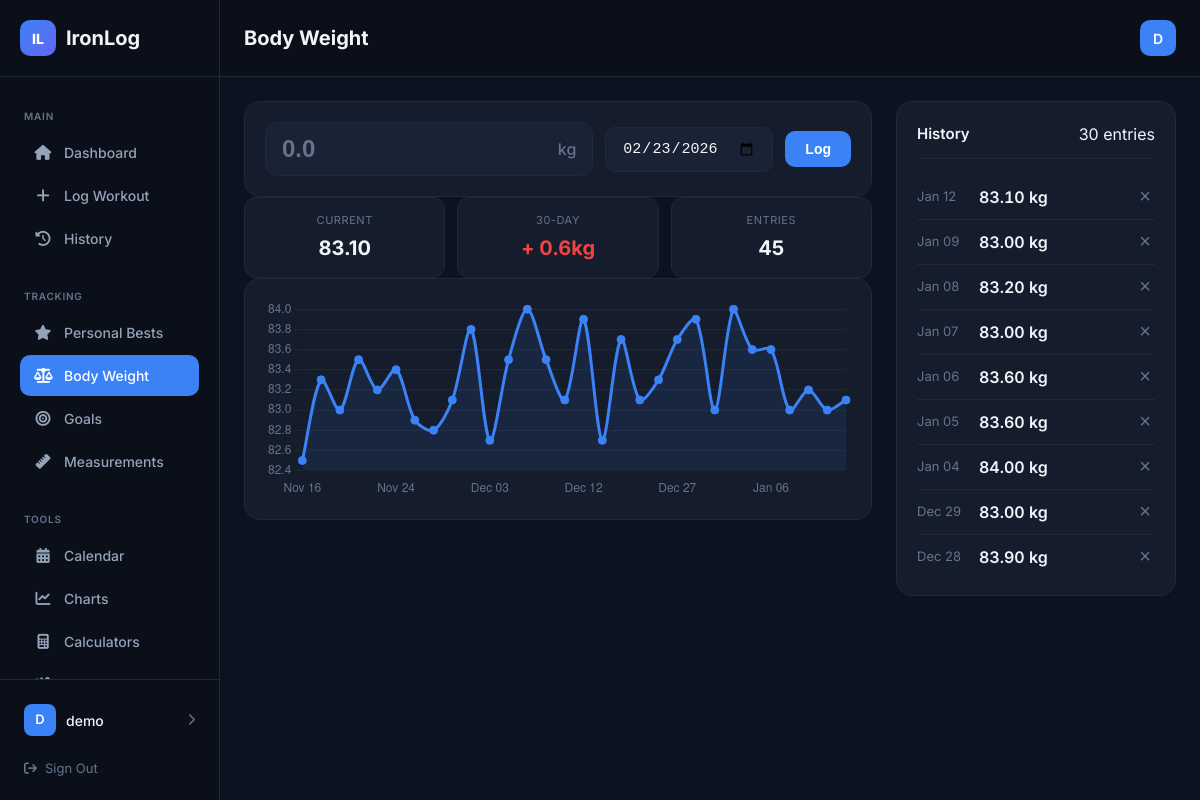
/bodyweight/ (signed in), run on the app's committed database.
### workouts/models.py (models this page shows, shortened)
class BodyWeight(models.Model):
    user = models.ForeignKey(User, on_delete=models.CASCADE, null=True, blank=True)
    date = models.DateField(default=timezone.now)
    weight = models.DecimalField(max_digits=5, decimal_places=2)  # kg
    notes = models.CharField(max_length=200, blank=True, default='')
    created_at = models.DateTimeField(auto_now_add=True)
    class Meta:
        ordering = ['-date']
        unique_together = ['user', 'date']

### workouts/views.py (the view, shortened to what this page needs)
# urls.py: path('bodyweight/', views.BodyWeightView.as_view(), name='bodyweight'),
class BodyWeightView(LoginRequiredMixin, View):
    def get(self, request):
        user = request.user
        weights = BodyWeight.objects.filter(user=user)[:30]
        chart_data = [
            {'date': w.date.strftime('%b %d'), 'weight': float(w.weight)}
            for w in reversed(list(weights))
        ]
        latest = weights.first() if weights else None
        total_entries = BodyWeight.objects.filter(user=user).count()
        weight_change = 0
        if weights.count() >= 2:
            oldest_in_range = weights[min(len(weights)-1, 29)]
            weight_change = float(latest.weight - oldest_in_range.weight) if latest else 0
        context = {
            'weights': weights,
            'chart_data': chart_data,
            'latest': latest,
            'weight_change': weight_change,
            'total_entries': total_entries,
            'today': timezone.now().date(),
        }
        return render(request, 'workouts/bodyweight.html', context)

### templates/workouts/bodyweight.html (shortened to what this page needs)
{% extends 'base.html' %}
{% block page_title %}Body Weight{% endblock %}
{% block content %}
<div class="bw-layout">
    <div class="bw-main">
        <div class="card mb-2">
            <form method="post" class="log-form">
                <div class="log-input-group">
                    <input type="number" name="weight" step="0.1" class="weight-input" placeholder="0.0" required>
                    <span class="weight-unit">kg</span>
                </div>
                <input type="date" name="date" value="{{ today|date:'Y-m-d' }}" class="form-control date-input">
                <button type="submit" class="btn btn-primary">Log</button>
            </form>
        </div>
        <div class="stats-row mb-2">
            <div class="mini-stat">
                <span class="mini-label">Current</span>
                <span class="mini-value">{% if latest %}{{ latest.weight }}{% else %}--{% endif %}</span>
            </div>
            <div class="mini-stat">
                <span class="mini-label">30-Day</span>
                <span class="mini-value {% if weight_change > 0 %}up{% elif weight_change < 0 %}down{% endif %}">
                    {% if weight_change %}{{ weight_change|floatformat:1 }}kg{% else %}--{% endif %}
                </span>
            </div>
            <div class="mini-stat">
                <span class="mini-label">Entries</span>
                <span class="mini-value">{{ total_entries }}</span>
            </div>
        </div>
        {% if chart_data %}
        <div class="card">
            <div class="chart-container">
                <canvas id="weightChart"></canvas>
            </div>
        </div>
        {% endif %}
    </div>
    <div class="bw-side">
        <div class="card">
            <div class="card-header">
                <h3 class="card-title">History</h3>
                <span class="text-muted">{{ weights|length }} entries</span>
            </div>
            <div class="history-list">
                {% for w in weights %}
                <div class="history-item">
                    <div class="history-date">{{ w.date|date:"M d" }}</div>
                    <div class="history-weight">{{ w.weight }} kg</div>
                    <form method="post" action="{% url 'delete_bodyweight' w.id %}">
                        <button type="submit" class="btn-delete" onclick="return confirm('Delete?')">×</button>
                    </form>
                </div>
                {% empty %}
                <p class="text-muted" style="text-align: center; padding: 1rem;">No entries yet</p>
                {% endfor %}
            </div>
        </div>
    </div>
</div>
{% endblock %}
{% block extra_js %}
{% if chart_data %}
<script>
const data = {{ chart_data|safe }};
const ctx = document.getElementById('weightChart').getContext('2d');
new Chart(ctx, {
    type: 'line',
    data: {
        labels: data.map(d => d.date),
        datasets: [{
            data: data.map(d => d.weight),
            borderColor: '#3b82f6',
            backgroundColor: 'rgba(59, 130, 246, 0.1)',
            tension: 0.3,
            fill: true,
            pointRadius: 4,
            pointBackgroundColor: '#3b82f6',
        }]
    },
    options: {
        responsive: true,
        maintainAspectRatio: false,
        plugins: { legend: { display: false } },
        scales: {
            y: {
                grid: { color: 'rgba(255,255,255,0.05)' },
                ticks: { color: '#64748b' }
            },
            x: {
                grid: { display: false },
                ticks: { color: '#64748b', maxTicksLimit: 6 }
            }
        }
    }
});
</script>
{% endif %}
{% endblock %}

### templates/base.html (shortened to what this page needs)
<!DOCTYPE html>
<html lang="en">
<head>
    <link rel="stylesheet" href="https://cdnjs.cloudflare.com/ajax/libs/font-awesome/6.5.1/css/all.min.css">
</head>
<body>
    <div class="app">
        <aside class="sidebar" id="sidebar">
            <div class="sidebar-header">
                <a href="{% url 'dashboard' %}" class="logo">
                    <span class="logo-icon">IL</span>
                    <span class="logo-text">IronLog</span>
                </a>
            </div>
            <nav class="sidebar-nav">
                <div class="nav-section">
                    <div class="nav-label">Main</div>
                    <a href="{% url 'dashboard' %}" class="nav-item {% if request.path == '/' %}active{% endif %}">
                        <i class="fa-solid fa-house"></i> Dashboard
                    </a>
                    <a href="{% url 'log_workout' %}" class="nav-item {% if 'log' in request.path %}active{% endif %}">
                        <i class="fa-solid fa-plus"></i> Log Workout
                    </a>
                    <a href="{% url 'history' %}" class="nav-item {% if 'history' in request.path %}active{% endif %}">
                        <i class="fa-solid fa-clock-rotate-left"></i> History
                    </a>
                </div>
                <div class="nav-section">
                    <div class="nav-label">Tracking</div>
                    <a href="{% url 'personal_bests' %}" class="nav-item {% if 'personal-bests' in request.path %}active{% endif %}">
                        <i class="fa-solid fa-star"></i> Personal Bests
                    </a>
                    <a href="{% url 'bodyweight' %}" class="nav-item {% if 'bodyweight' in request.path %}active{% endif %}">
                        <i class="fa-solid fa-scale-balanced"></i> Body Weight
                    </a>
                    <a href="{% url 'goals' %}" class="nav-item {% if 'goals' in request.path %}active{% endif %}">
                        <i class="fa-solid fa-bullseye"></i> Goals
                    </a>
                    <a href="{% url 'measurements' %}" class="nav-item {% if 'measurements' in request.path %}active{% endif %}">
                        <i class="fa-solid fa-ruler"></i> Measurements
                    </a>
                </div>
                <div class="nav-section">
                    <div class="nav-label">Tools</div>
                    <a href="{% url 'calendar' %}" class="nav-item {% if 'calendar' in request.path %}active{% endif %}">
                        <i class="fa-solid fa-calendar-days"></i> Calendar
                    </a>
                    <a href="{% url 'charts' %}" class="nav-item {% if 'charts' in request.path %}active{% endif %}">
                        <i class="fa-solid fa-chart-line"></i> Charts
                    </a>
                    <a href="{% url 'calculator' %}" class="nav-item {% if 'calculator' in request.path %}active{% endif %}">
                        <i class="fa-solid fa-calculator"></i> Calculators
                    </a>
                    <a href="{% url 'recommendations' %}" class="nav-item {% if 'recommendations' in request.path %}active{% endif %}">
                        <i class="fa-solid fa-wand-magic-sparkles"></i> Recommendations
                    </a>
                </div>
            </nav>
            <div class="sidebar-footer">
                {% if user.is_authenticated %}
                <a href="{% url 'profile' %}" class="user-info" title="View profile">
                    <div class="user-avatar">{{ user.username|slice:":1"|upper }}</div>
                    <span class="user-name">{{ user.username }}</span>
                    <i class="fa-solid fa-chevron-right" style="color: var(--text-muted); font-size: 0.75rem;"></i>
                </a>
                <form method="post" action="{% url 'logout' %}" style="margin: 0;">
                    <button type="submit" class="logout-link">
                        <i class="fa-solid fa-arrow-right-from-bracket"></i> Sign Out
                    </button>
                </form>
                {% endif %}
            </div>
        </aside>
        <main class="main">
            <header class="header">
                <div style="display: flex; align-items: center; gap: 0.75rem;">
                    <h1 class="header-title">{% block page_title %}Dashboard{% endblock %}</h1>
                </div>
                <div class="header-actions">
                    {% if user.is_authenticated %}
                    <div class="header-user" title="{{ user.username }}">{{ user.username|slice:":1"|upper }}</div>
                    {% endif %}
                </div>
            </header>
            <div class="content">
                {% block content %}{% endblock %}
            </div>
        </main>
    </div>
    {% block extra_js %}{% endblock %}
</body>
</html>

### templates/workouts/bodyweight.html (style rules this page uses)
.bw-layout { display: grid; grid-template-columns: 1fr 280px; gap: 1.5rem; }
.log-form { display: flex; align-items: center; gap: 0.75rem; }
.log-input-group { display: flex; align-items: center; background: var(--bg-input); border: 1px solid var(--border); border-radius: var(--radius); padding: 0 1rem; flex: 1; }
.weight-input { width: 100%; padding: 0.75rem 0; font-size: 1.5rem; font-weight: 700; border: none; background: transparent; color: var(--text-primary); outline: none; }
.weight-input::placeholder { color: var(--text-muted); }
.weight-unit { font-size: 1rem; color: var(--text-muted); font-weight: 500; }
.date-input { width: auto; }
.stats-row { display: grid; grid-template-columns: repeat(3, 1fr); gap: 0.75rem; }
.mini-stat { background: var(--bg-card); border: 1px solid var(--border); border-radius: var(--radius); padding: 0.875rem 1rem; text-align: center; }
.mini-label { display: block; font-size: 0.6875rem; text-transform: uppercase; letter-spacing: 0.05em; color: var(--text-muted); margin-bottom: 0.25rem; }
.mini-value { font-size: 1.25rem; font-weight: 700; color: var(--text-primary); }
.mini-value.up { color: var(--danger); }
.mini-value.up::before { content: '+'; }
.chart-container { height: 200px; }
.history-list { max-height: 400px; overflow-y: auto; }
.history-item { display: flex; align-items: center; padding: 0.625rem 0; border-bottom: 1px solid var(--border); gap: 0.75rem; }
.history-date { font-size: 0.8125rem; color: var(--text-muted); min-width: 50px; }
.history-weight { flex: 1; font-weight: 600; font-variant-numeric: tabular-nums; }
.btn-delete { background: none; border: none; color: var(--text-muted); font-size: 1.25rem; cursor: pointer; padding: 0 0.25rem; line-height: 1; }

### data on the page
BodyWeight: weight "83.10", date "Jan 12"
BodyWeight: date "Jan 09", weight "83.00"
BodyWeight: date "Jan 08", weight "83.20"
BodyWeight: date "Jan 07", weight "83.00"
BodyWeight: date "Jan 06", weight "83.60"
BodyWeight: date "Jan 05", weight "83.60"
BodyWeight: date "Jan 04", weight "84.00"
BodyWeight: date "Dec 29", weight "83.00"
BodyWeight: date "Dec 28", weight "83.90"

### other printed values
{{ user.username|slice:":1"|upper }} "D"
{{ user.username }} "demo"
{{ weight_change|floatformat:1 }} "0.6"
{{ total_entries }} "45"
{{ weights|length }} "30"
